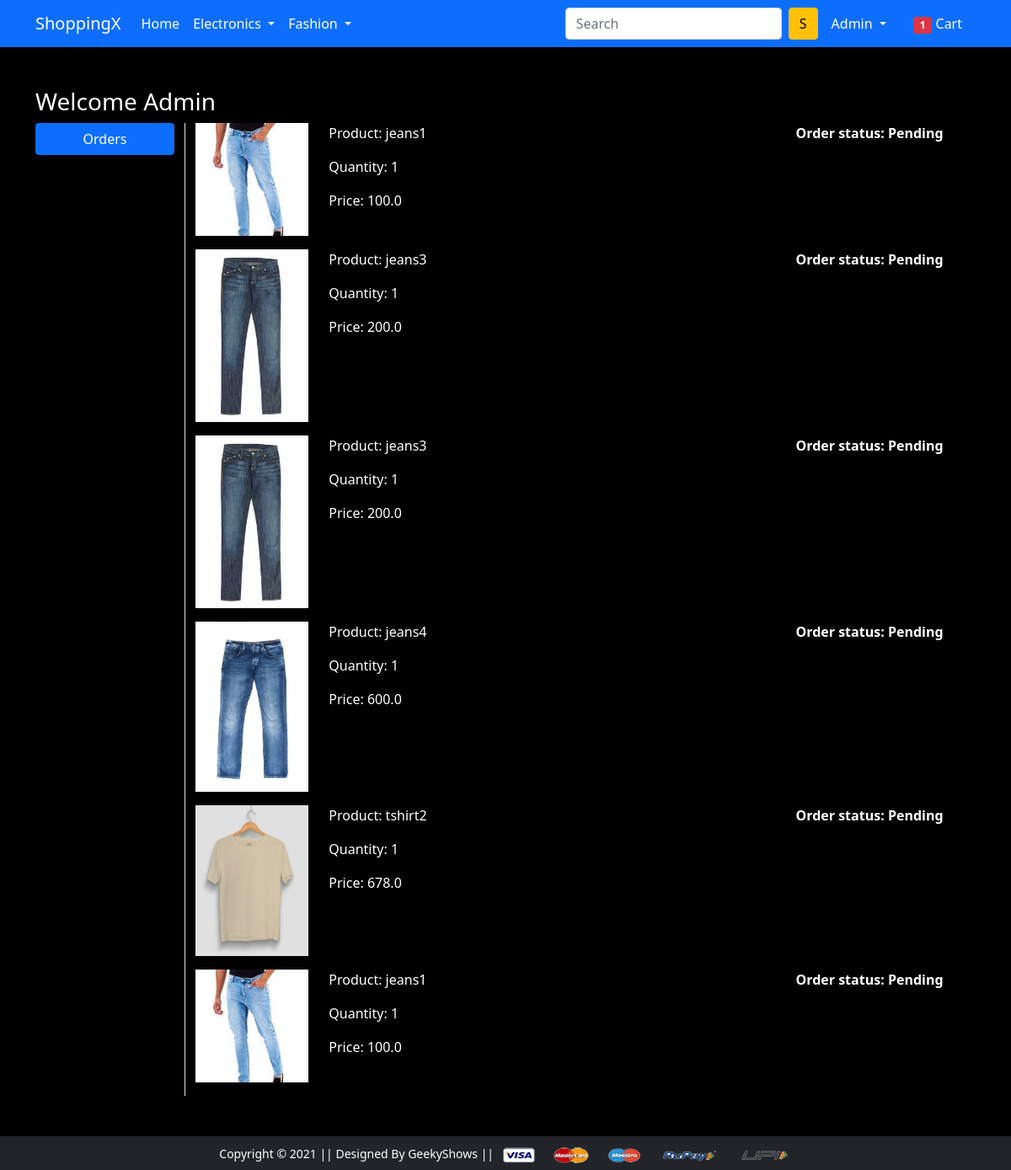
The app's page /orders/ (signed in), older data.
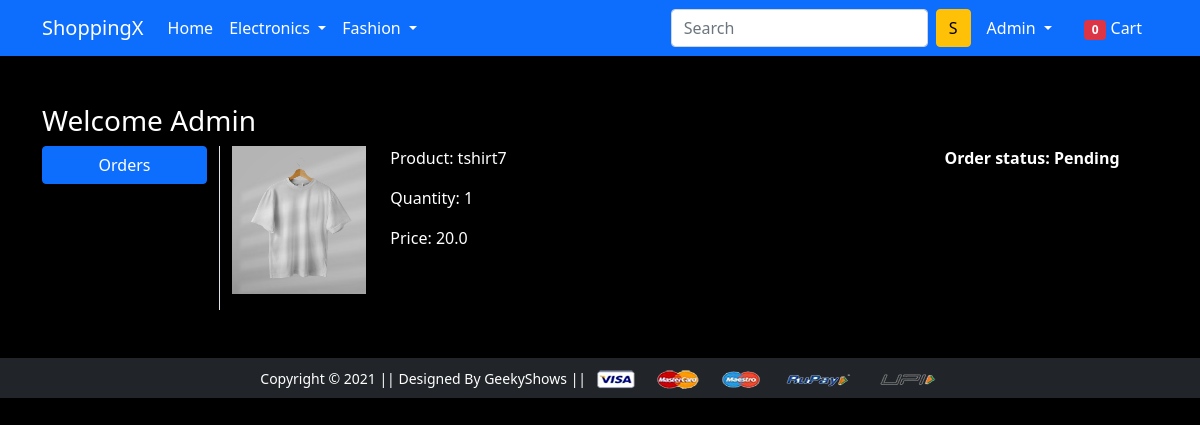
The same page, newer data.
### app/models.py (models this page shows, shortened)
class OrderPlaced(models.Model):
    user = models.ForeignKey(User,on_delete=models.CASCADE)
    customer=models.ForeignKey(Customer,on_delete=models.CASCADE)
    product = models.ForeignKey(Product,on_delete=models.CASCADE)
    quantity = models.PositiveIntegerField(default=1)
    ordered_date = models.DateTimeField(auto_now_add=True)
    status = models.CharField(max_length=50,choices=STATUS_CHOICES,default='Pending')
    @property
    def total_cost(self):
        return self.quantity * self.product.discounted_price

class Product(models.Model):
    title = models.CharField(max_length=100)
    selling_price = models.FloatField()
    discounted_price =  models.FloatField()
    description = models.TextField()
    brand = models.CharField(max_length=100)
    category = models.CharField(choices=CATEGORY_CHOICES,max_length=2)
    product_image = models.ImageField(upload_to='productimg')

### app/views.py (the view)
# urls.py: path('orders/', views.orders, name='orders'),
@login_required
def orders(request):
  totalitem=0
  op = OrderPlaced.objects.filter(user=request.user)
  if request.user.is_authenticated:
    totalitem=len(Cart.objects.filter(user=request.user))
  return render(request, 'app/orders.html',{'order_placed':op,"totalitem":totalitem})

### app/templates/app/orders.html (shortened to what this page needs)
{% extends 'app/base.html' %}
{% load static %}
{% block main-content %}
<div class="container my-5">
    <div class="row">
        <h3>Welcome <span class="text-capitalize">{{ request.user }}</span></h3>
        <div class="col-sm-2 border-end">
            <ul class="list-unstyled">
                <li class="d-grid">
                    <a href="{% url 'orders' %}" class="btn btn-primary">Orders</a>
                </li>
            </ul>
        </div>
        <div class="col-sm-10">
            {% for op in order_placed %}
            <div class="shadow-sm mb-3">
                <div class="row">
                    <div class="col-sm-2">
                        <img src="{{ op.product.product_image.url }}" alt="" class="img-fluid" height="150" width="150">
                    </div>
                    <div class="col-sm-7">
                        <p>Product: {{ op.product.title }}</p>
                        <p>Quantity: {{ op.quantity }}</p>
                        <p>Price: {{ op.total_cost }}</p>
                    </div>
                    <div class="col-sm-3 fw-bold">
                        <p>Order status: {{ op.status }}</p>
                    </div>
                </div>
            </div>
            {% endfor %}
        </div>
    </div>
</div>
{% endblock main-content %}

### app/templates/app/base.html (shortened to what this page needs)
<!doctype html>
{% load static %}
<html lang="en">
  <head>
    <link href="https://cdn.jsdelivr.net/npm/bootstrap@5.0.0-beta1/dist/css/bootstrap.min.css" rel="stylesheet"
>
    <link rel="stylesheet" href="{% static 'app/css/owl.carousel.min.css' %}">
    <link rel="stylesheet" href="{% static 'app/css/all.min.css' %}">
    <link rel="stylesheet" href="{% static 'app/css/style.css' %}">
  </head>
  <body>
    <nav class="navbar navbar-expand-lg navbar-dark bg-primary">
      <div class="container">
        <a class="navbar-brand" href="/">ShoppingX</a>
        <div class="collapse navbar-collapse" id="navbarSupportedContent">
          <ul class="navbar-nav me-auto mb-2 mb-lg-0">
            <li class="nav-item">
              <a class="nav-link active" aria-current="page" href="/">Home</a>
            </li>
            <li class="nav-item dropdown">
              <a class="nav-link dropdown-toggle text-white" href="#" id="electronicsDropdown" role="button"
                data-bs-toggle="dropdown" aria-expanded="false">
                Electronics
              </a>
            </li>
            <li class="nav-item dropdown">
              <a class="nav-link dropdown-toggle text-white" href="#" id="fashionDropdown" role="button"
                data-bs-toggle="dropdown" aria-expanded="false">
                Fashion
              </a>
            </li>
          </ul>
          <form class="d-flex">
            <input class="form-control me-2" type="search" placeholder="Search" aria-label="Search">
            <button class="btn btn-warning" type="submit">S</button>
          </form>
          <div>
            <ul class="navbar-nav me-auto mb-2 mb-lg-0">
              {% if request.user.is_authenticated %}
              <li class="nav-item dropdown mx-2">
                <a class="nav-link dropdown-toggle text-white" href="#" id="profileDropdown" role="button"
                  data-bs-toggle="dropdown" aria-expanded="false">
                  {{request.user.username | capfirst}}
                </a>
              </li>
              <li class="nav-item mx-2">
                <a href="{% url 'showcart' %}" class="nav-link text-white"><span class="badge bg-danger">{{totalitem}}</span>
                  Cart </a>
              </li>
              {% endif %}
            </ul>
          </div>
        </div>
      </div>
    </nav>
    {% block main-content %} {% endblock main-content %}
    <footer class="container-fluid bg-dark text-center p-2 mt-5">
      <small class="text-white">Copyright &copy; 2021 || Designed By GeekyShows || </small>
      <img src="{% static 'app/images/payment.png' %}" alt="" srcset="" class="img-fluid" height="2px">
    </footer>
  </body>
</html>

### app/static/app/css/style.css (style rules this page uses)
body { background-color: #000; color: #fff; }

Row changes from the older to the newer data that the page shows:
removed OrderPlaced: product.product_image (picture), product "jeans1", quantity "1", total_cost "100.0", status "Pending"
removed OrderPlaced: product.product_image (picture), product "jeans3", quantity "1", total_cost "200.0", status "Pending"
removed OrderPlaced: product.product_image (picture), product "jeans3", quantity "1", total_cost "200.0", status "Pending"
removed OrderPlaced: product.product_image (picture), product "jeans4", quantity "1", total_cost "600.0", status "Pending"
removed OrderPlaced: product.product_image (picture), product "tshirt2", quantity "1", total_cost "678.0", status "Pending"
removed OrderPlaced: product.product_image (picture), product "jeans1", quantity "1", total_cost "100.0", status "Pending"
added OrderPlaced: product.product_image (picture), product "tshirt7", quantity "1", total_cost "20.0", status "Pending"
Text that changed along with them:
{{ totalitem }}: "1" → "0"
